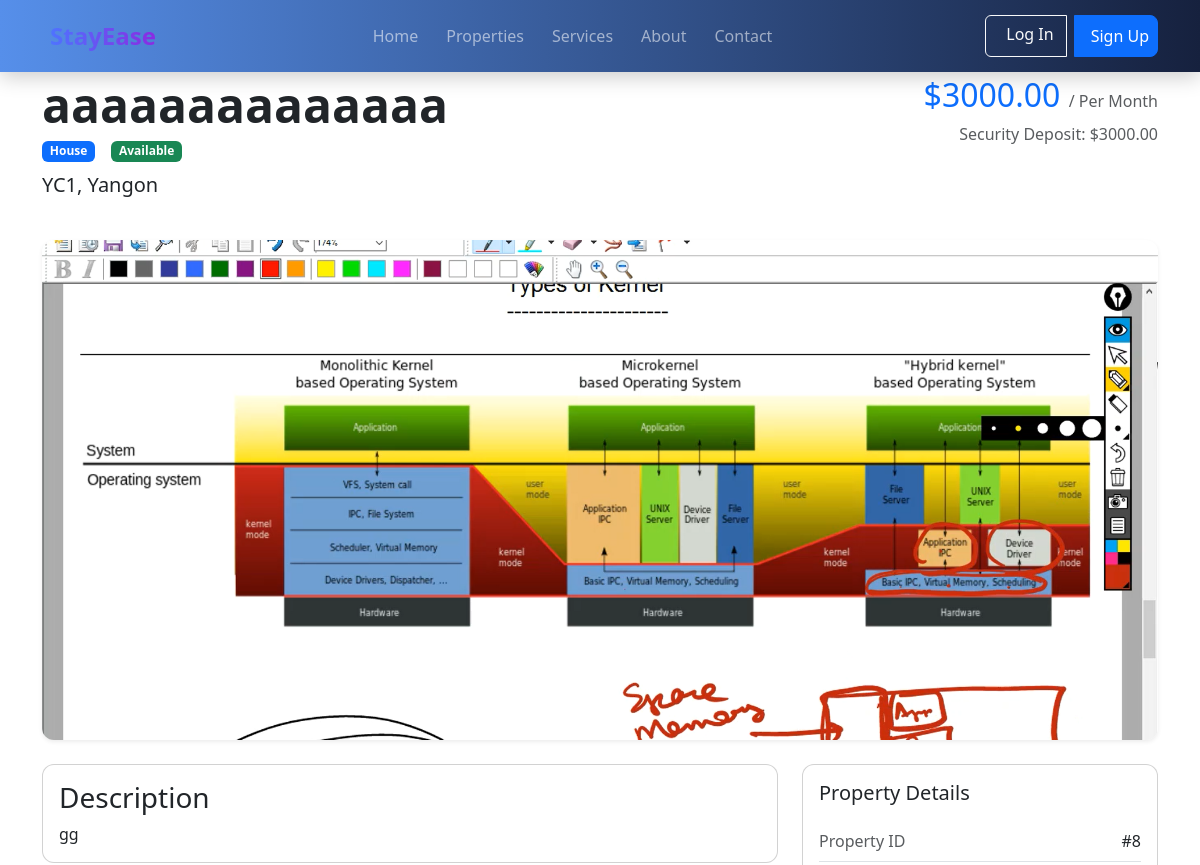
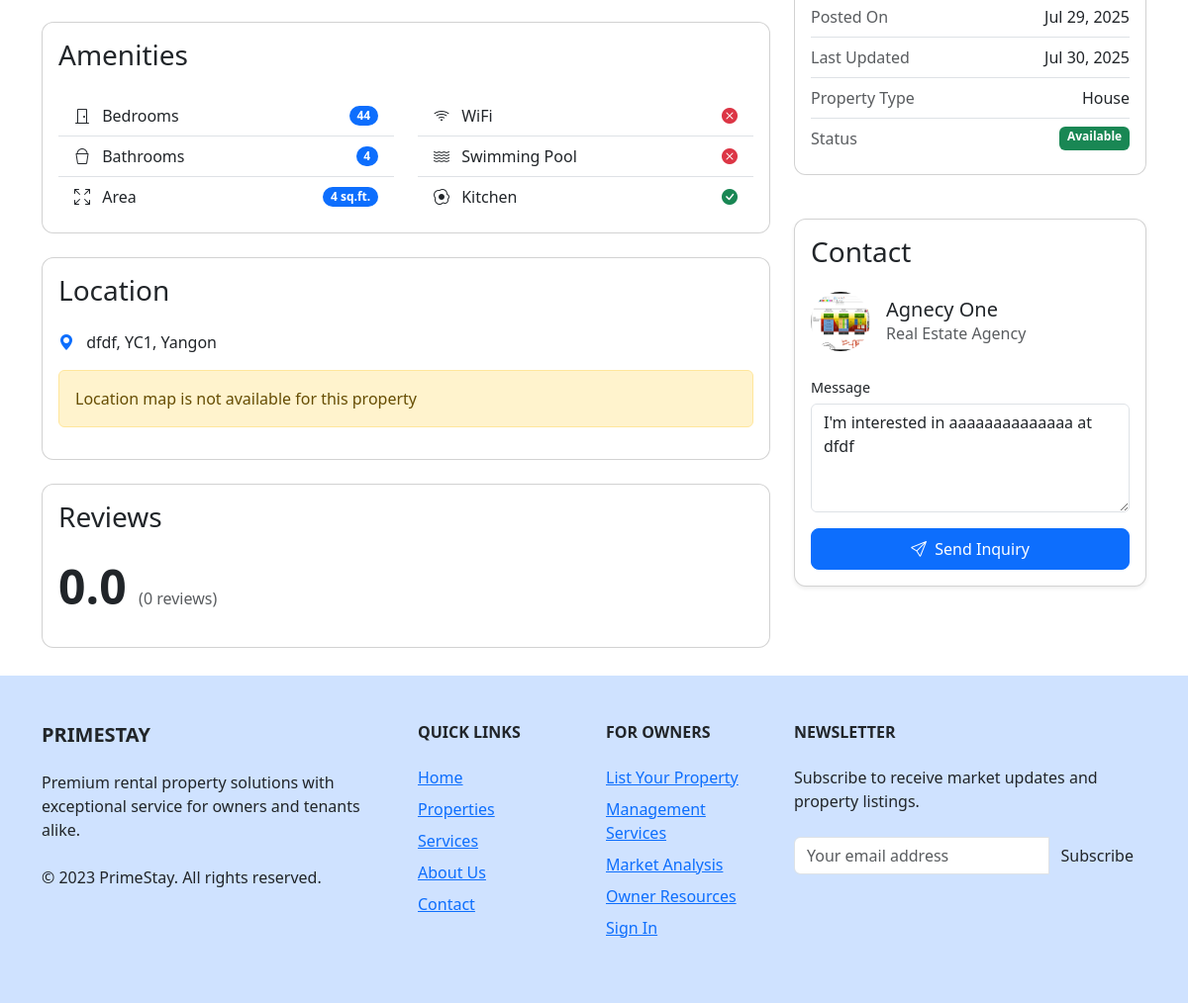
Page /property-detail/8/ on the committed database (2 pictures, top to bottom).
### myapp/models.py (models this page shows, shortened)
class Property(models.Model):
    PROPERTY_TYPE_CHOICES = [
        ('HOUSE', 'House'),
        ('APARTMENT', 'Apartment'),
        ('CONDO', 'Condominium'),
        ('HOSTEL', 'Hostel Room'),
    ]
    RENT_TYPE_CHOICES = [
        ('MONTH', 'Per Month'),
        ('WEEK', 'Per Week'),
        ('DAY', 'Per Day'),
        ('YEAR', 'Per Year'),
    ]
    STATUS_CHOICES = [
        ('AVAILABLE', 'Available'),
        ('BOOKED', 'Booked'),
        ('RENTED', 'Rented'),
        ('MAINTENANCE', 'Under Maintenance'),
    ]
    ADMIN_APPROVE = [
        ('APPROVED', 'Approved'),
        ('PENDING', 'Pending'),
        ('REJECT', 'Reject'),
    ]
    name = models.CharField(max_length=100)
    property_type = models.CharField(max_length=20, choices=PROPERTY_TYPE_CHOICES)
    description = models.TextField()
    beds = models.PositiveIntegerField()
    baths = models.PositiveIntegerField()
    has_wifi = models.BooleanField(default=False)
    has_pool = models.BooleanField(default=False)
    has_kitchen = models.BooleanField(default=False)
    area_sqft = models.PositiveIntegerField(null=True, blank=True)
    rent_type = models.CharField(max_length=20, choices=RENT_TYPE_CHOICES)
    rent_amount = models.DecimalField(max_digits=10, decimal_places=2, validators=[MinValueValidator(0)])
    security_deposit = models.DecimalField(max_digits=10, decimal_places=2, default=0, validators=[MinValueValidator(0)])
    primary_image = models.ImageField(upload_to='property_images/')
    image_caption = models.CharField(max_length=255, blank=True, null=True)
    region = models.ForeignKey('Region', on_delete=models.CASCADE)
    city = models.ForeignKey('City', on_delete=models.CASCADE)
    address = models.TextField()
    latitude = models.DecimalField(max_digits=9, decimal_places=6, null=True, blank=True)
    longitude = models.DecimalField(max_digits=9, decimal_places=6, null=True, blank=True)
    status = models.CharField(max_length=20, choices=STATUS_CHOICES, default='AVAILABLE')
    is_featured = models.BooleanField(default=False)
    posted_by = models.ForeignKey('CustomUser', on_delete=models.CASCADE, related_name='properties')
    created_at = models.DateTimeField(auto_now_add=True)
    updated_at = models.DateTimeField(auto_now=True)
    is_active = models.BooleanField(default=True)
    admin_approved = models.CharField(max_length=20, choices=ADMIN_APPROVE, default='PENDING')

class City(models.Model):
    region = models.ForeignKey(Region, on_delete=models.CASCADE, related_name='cities')
    name = models.CharField(max_length=50)
    class Meta:
        verbose_name_plural = 'Cities'
        unique_together = ('region', 'name')

class Region(models.Model):
    name = models.CharField(max_length=50, unique=True)

class AgencyProfile(models.Model):
    LICENSE_STATUS = [
        ('PENDING','Pending'),
        ('APPROVED','Approved'),
        ('REJECT','Reject'),
    ]
    user = models.OneToOneField(CustomUser, on_delete=models.CASCADE, related_name='agency_profile')
    agency_name = models.CharField(max_length=100)
    contact_person = models.CharField(max_length=100)
    license_number = models.CharField(max_length=50, blank=True)
    license_status = models.CharField(max_length=20,choices=LICENSE_STATUS,default='PENDING')
    address = models.TextField(blank=True)
    website = models.URLField(blank=True)
    agency_logo = models.ImageField(upload_to='agency_logos/', blank=True)

### myapp/views.py (the view, shortened to what this page needs)
# urls.py: path('property-detail/<int:pk>/',views.PropertyDetailView.as_view(),name='property_detail'),
class PropertyDetailView(View):
    def get(self, request, pk):
        property_obj = get_object_or_404(Property, id=pk )
        inquiry_form = InquiryForm()
        review_form = ReviewForm()
        reviews = property_obj.reviews.filter(is_approved=True)
        average_rating = reviews.aggregate(avg=Avg('rating'))['avg'] or 0
        context = {
            'property': property_obj,
            'review_form': review_form,
            'reviews': reviews,
            'inquiryForm': inquiry_form,
            'average_rating': average_rating
        }
        return render(request, 'property-detail.html', context)

### templates/property-detail.html (shortened to what this page needs)
{% extends 'base.html' %}
{% block content %}
{% include 'base/nav-bar.html' %}
<div class="container py-1">
    <div class="row mb-4">
        <div class="col-md-8">
            <h1 class="display-5 fw-bold">{{ property.name }}</h1>
            <div class="d-flex align-items-center gap-3 mb-2">
                <span class="badge bg-primary">{{ property.get_property_type_display }}</span>
                <span class="badge
                    {% if property.status == 'AVAILABLE' %}bg-success
                    {% elif property.status == 'BOOKED' %}bg-warning
                    {% elif property.status == 'RENTED' %}bg-secondary
                    {% else %}bg-danger{% endif %}">
                    {{ property.get_status_display }}
                </span>
            </div>
            <p class="lead">{{ property.city.name }}, {{ property.region.name }}</p>
        </div>
        <div class="col-md-4 text-md-end">
            <h2 class="text-primary">${{ property.rent_amount }}
                <small class="text-muted fs-6">/ {{ property.get_rent_type_display }}</small>
            </h2>
            <p class="text-muted">Security Deposit: ${{ property.security_deposit }}</p>
        </div>
    </div>
    <div class="card mb-4 border-0 shadow-sm">
        <img src="{{ property.primary_image.url }}" class="card-img-top rounded-top" alt="{{ property.name }}" style="max-height: 500px; object-fit: cover;">
    </div>
    <div class="row">
        <div class="col-lg-8">
            <div class="card mb-4">
                <div class="card-body">
                    <h3 class="card-title">Description</h3>
                    <p class="card-text">{{ property.description }}</p>
                </div>
            </div>
            <div class="card mb-4">
                <div class="card-body">
                    <h3 class="card-title mb-4">Amenities</h3>
                    <div class="row">
                        <div class="col-md-6">
                            <ul class="list-group list-group-flush">
                                <li class="list-group-item d-flex justify-content-between align-items-center">
                                    <span><i class="bi bi-door-closed me-2"></i> Bedrooms</span>
                                    <span class="badge bg-primary rounded-pill">{{ property.beds }}</span>
                                </li>
                                <li class="list-group-item d-flex justify-content-between align-items-center">
                                    <span><i class="bi bi-bucket me-2"></i> Bathrooms</span>
                                    <span class="badge bg-primary rounded-pill">{{ property.baths }}</span>
                                </li>
                                {% if property.area_sqft %}
                                <li class="list-group-item d-flex justify-content-between align-items-center">
                                    <span><i class="bi bi-arrows-fullscreen me-2"></i> Area</span>
                                    <span class="badge bg-primary rounded-pill">{{ property.area_sqft }} sq.ft.</span>
                                </li>
                                {% endif %}
                            </ul>
                        </div>
                        <div class="col-md-6">
                            <ul class="list-group list-group-flush">
                                <li class="list-group-item">
                                    <i class="bi bi-wifi me-2"></i> WiFi
                                    <span class="float-end">
                                        {% if property.has_wifi %}<i class="bi bi-check-circle-fill text-success"></i>{% else %}<i class="bi bi-x-circle-fill text-danger"></i>{% endif %}
                                    </span>
                                </li>
                                <li class="list-group-item">
                                    <i class="bi bi-water me-2"></i> Swimming Pool
                                    <span class="float-end">
                                        {% if property.has_pool %}<i class="bi bi-check-circle-fill text-success"></i>{% else %}<i class="bi bi-x-circle-fill text-danger"></i>{% endif %}
                                    </span>
                                </li>
                                <li class="list-group-item">
                                    <i class="bi bi-egg-fried me-2"></i> Kitchen
                                    <span class="float-end">
                                        {% if property.has_kitchen %}<i class="bi bi-check-circle-fill text-success"></i>{% else %}<i class="bi bi-x-circle-fill text-danger"></i>{% endif %}
                                    </span>
                                </li>
                            </ul>
                        </div>
                    </div>
                </div>
            </div>
            <div class="card mb-4">
                <div class="card-body">
                    <h3 class="card-title mb-4">Location</h3>
                    <p class="card-text mb-3">
                        <i class="bi bi-geo-alt-fill me-2 text-primary"></i>
                        {{ property.address }}, {{ property.city.name }}, {{ property.region.name }}
                    </p>
                    {% if property.latitude and property.longitude %}
                    <div class="ratio ratio-16x9 mb-3">
                        <iframe
                            src="https://maps.google.com/maps?q={{ property.latitude }},{{ property.longitude }}&hl=es;z=14&amp;output=embed"
                            style="border:0; border-radius: 8px;"
                            allowfullscreen>
                        </iframe>
                    </div>
                    {% else %}
                    <div class="alert alert-warning">Location map is not available for this property</div>
                    {% endif %}
                </div>
            </div>
            <div class="card mb-4">
                <div class="card-body">
                    <h3 class="card-title mb-4">Reviews</h3>
                    {% if property.reviews %}
                        <div class="d-flex justify-content-between align-items-center mb-3">
                            <div>
                                <span class="display-5 fw-bold">
                                    {{ property.average_rating|default:0|floatformat:1 }}
                                </span>
                                <span class="text-muted">({{ property.reviews.count }} reviews)</span>
                            </div>
                        </div>
                    {% endif %}
                </div>
            </div>
        </div>
        <div class="col-lg-4">
            <div class="card mb-4">
                <div class="card-body">
                    <h5 class="card-title mb-3">Property Details</h5>
                    <ul class="list-group list-group-flush">
                        <li class="list-group-item d-flex justify-content-between px-0">
                            <span class="text-muted">Property ID</span>
                            <span>#{{ property.id }}</span>
                        </li>
                        <li class="list-group-item d-flex justify-content-between px-0">
                            <span class="text-muted">Posted On</span>
                            <span>{{ property.created_at|date:"M d, Y" }}</span>
                        </li>
                        <li class="list-group-item d-flex justify-content-between px-0">
                            <span class="text-muted">Last Updated</span>
                            <span>{{ property.updated_at|date:"M d, Y" }}</span>
                        </li>
                        <li class="list-group-item d-flex justify-content-between px-0">
                            <span class="text-muted">Property Type</span>
                            <span>{{ property.get_property_type_display }}</span>
                        </li>
                        <li class="list-group-item d-flex justify-content-between px-0">
                            <span class="text-muted">Status</span>
                            <span class="badge
                                {% if property.status == 'AVAILABLE' %}bg-success
                                {% elif property.status == 'BOOKED' %}bg-warning
                                {% elif property.status == 'RENTED' %}bg-secondary
                                {% else %}bg-danger{% endif %}">
                                {{ property.get_status_display }}
                            </span>
                        </li>
                    </ul>
                </div>
            </div>
            <div class="card mb-4 shadow-sm " style="top: 20px;">
                <div class="card-body">
                    <h3 class="card-title mb-4">Contact</h3>
                    <div class="d-flex align-items-center mb-4">
                        <div class="flex-shrink-0">
                            {% if property.posted_by.role == 'AGENCY' and property.posted_by.agency_profile.agency_logo %}
                                <img src="{{ property.posted_by.agency_profile.agency_logo.url }}"
                                     class="rounded-circle"
                                     alt="{{ property.posted_by.agency_profile.agency_name }}"
                                     width="60" height="60">
                            {% elif property.posted_by.role == 'OWNER' and property.posted_by.owner_profile.owner_photo %}
                                <img src="{{ property.posted_by.owner_profile.owner_photo.url }}"
                                     class="rounded-circle"
                                     alt="{{ property.posted_by.owner_profile.owner_name }}"
                                     width="60" height="60">
                            {% else %}
                                <div class="bg-light rounded-circle d-flex align-items-center justify-content-center"
                                     style="width: 60px; height: 60px;">
                                    <i class="bi bi-person fs-4 text-muted"></i>
                                </div>
                            {% endif %}
                        </div>
                        <div class="flex-grow-1 ms-3">
                            <h5 class="mb-0">
                                {% if property.posted_by.role == 'AGENCY' %}
                                    {{ property.posted_by.agency_profile.agency_name }}
                                {% elif property.posted_by.role == 'OWNER' %}
                                    {{ property.posted_by.owner_profile.owner_name }}
                                {% else %}
                                    {{ property.posted_by.username }}
                                {% endif %}
                            </h5>
                            <p class="text-muted mb-0">
                                {% if property.posted_by.role == 'AGENCY' %}
                                    Real Estate Agency
                                {% elif property.posted_by.role == 'OWNER' %}
                                    Property Owner
                                {% else %}
                                    {% if property.posted_by.role == 'ADMIN' %}Administrator{% else %}Customer{% endif %}
                                {% endif %}
                            </p>
                        </div>
                    </div>
                    <form method="post" action="{% url 'send_inquiry' property.id %}">
                        <div class="mb-3">
                            <label for="message" class="form-label">Message</label>
                            <textarea class="form-control" name="inquiryMessage" id="message" rows="4" required>I'm interested in {{ property.name }} at {{ property.address }}</textarea>
                        </div>
                        <button type="submit" class="btn btn-primary w-100">
                            <i class="bi bi-send me-1"></i> Send Inquiry
                        </button>
                    </form>
</div>
                </div>
            </div>
        </div>
    </div>
</div>
{% include 'base/footer.html' %}
{% endblock content %}

### rows in the picture
Property: name "aaaaaaaaaaaaaa", property_type "House", status "Available", city.name "YC1", region.name "Yangon", rent_amount "3000.00", rent_type "Per Month", security_deposit "3000.00", primary_image (picture), description "gg", beds "44", baths "4", area_sqft "4", address "dfdf", reviews.count "0", id "8", created_at "Jul 29, 2025", updated_at "Jul 30, 2025", posted_by.agency_profile.agency_logo (picture), posted_by.agency_profile.agency_name "Agnecy One", inquiryMessage "I'm interested in aaaaaaaaaaaaaa at dfdf"

### other values in the picture
{{ property.average_rating|default:0|floatformat:1 }} "0.0"
